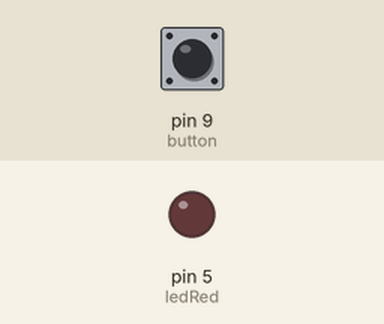
Recording of a sketch running on a simulated Arduino Uno, built with avr-gcc and run on an emulated ATmega328P. On the bench: output pins drawn as LEDs (lit = HIGH). Dashed ring = blinking. The inputs (shaded band) are chosen by the test bench; at power-on: pin 9 (button) HIGH.

Above: at 1.2 s.
1.3 s: pin 9 (button) pulled LOW for 3.2 s
At 4.8 s:
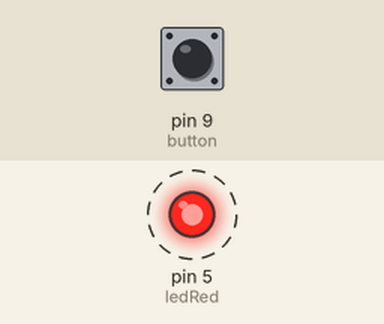
6.0 s: pin 9 (button) pulled LOW for 0.15 s
At 7.3 s:
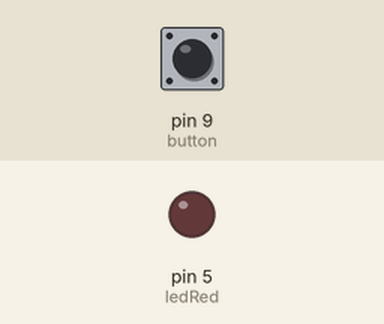
Timing chart, 0 to 9.0 s (numbered marks = the images above; inputs shaded):
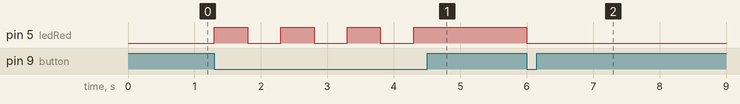

The sketch:

ButtonLed.ino
```cpp
int ledRed = 5;
int button = 9;
int ledOn = 0;

byte leds = 0;

void setup()
{
  pinMode(ledRed, OUTPUT);
  pinMode(button, INPUT_PULLUP);
}

void loop()
{
  if (digitalRead(button) == LOW && ledOn == 0)
  {
    ledOn = 1;
    digitalWrite(ledRed, HIGH);
    delay(500);
  }

    if (digitalRead(button) == LOW && ledOn == 1)
    {
      ledOn = 0;
      digitalWrite(ledRed, LOW);
      delay(500);
  }
}
```

Measured:
- after the input at 1.3 s, pin 5 (ledRed): alternates HIGH for 0.50 s and LOW for 0.50 s, 7 changes in all, then stays HIGH, starting at once
- after the input at 6.0 s, pin 5 (ledRed): HIGH → LOW at once
